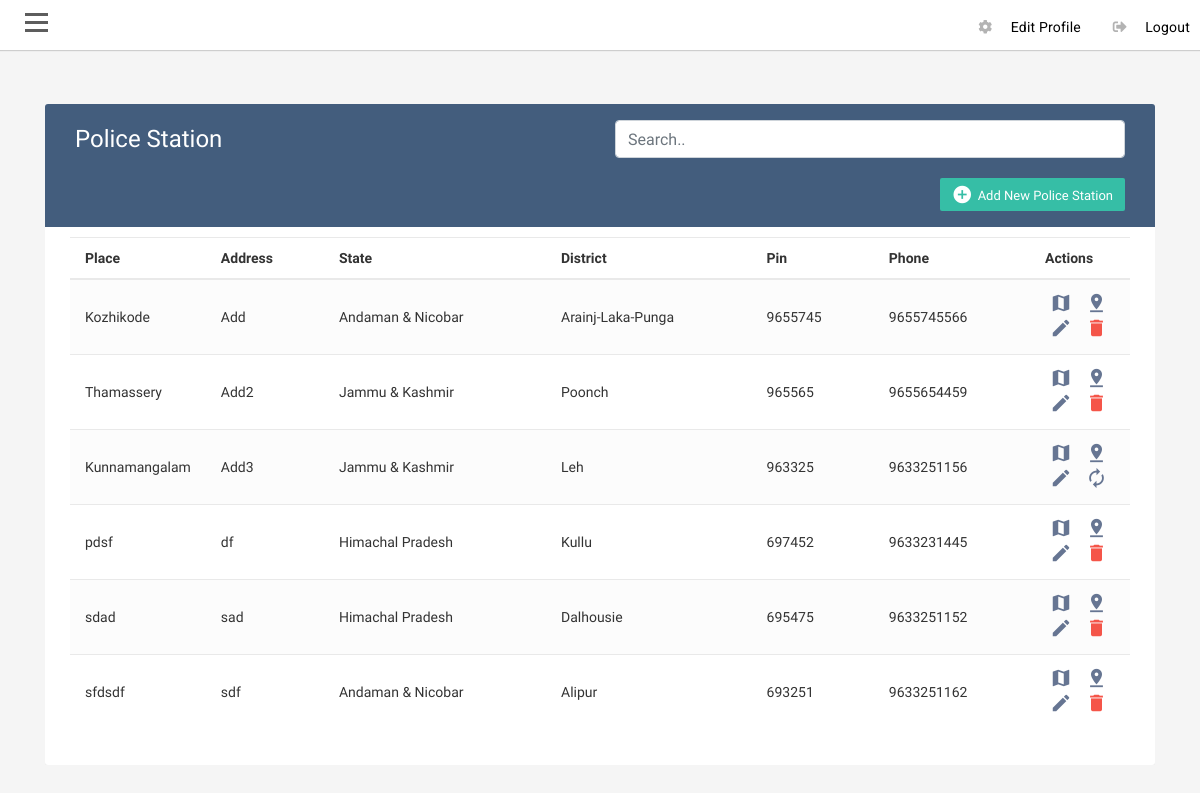
Page /admin/PoliceView.php (signed in) on the committed database.
### tables this page shows
CREATE TABLE `tbl_police` (
  `Pid` int(50) NOT NULL,
  `Pplace` varchar(100) NOT NULL,
  `Padd` varchar(200) NOT NULL,
  `state_id` int(11) NOT NULL,
  `city_id` int(11) NOT NULL,
  `Ppin` int(50) NOT NULL,
  `Pphno` varchar(100) NOT NULL,
  `Plat` varchar(100) NOT NULL,
  `Plon` varchar(100) NOT NULL,
  `Pstatus` int(20) NOT NULL
);

CREATE TABLE `tbl_states` (
  `state_id` int(11) NOT NULL,
  `Name` text DEFAULT NULL,
  `status` int(10) NOT NULL DEFAULT 1
);

CREATE TABLE `tbl_cities` (
  `city_id` int(11) NOT NULL,
  `Name` text DEFAULT NULL,
  `state_id` int(11) DEFAULT NULL,
  `status` int(10) NOT NULL DEFAULT 1
);

### fun.php (called while the page is built, shortened)
<?php
function sessioncheck(){
    if (!isset($_SESSION['loginid'])){
        return false;
    } else {
        return true;
    }
}
?>

### admin/PoliceView.php (the view, shortened to what this page needs)
<?php
require('../fun.php');
$con = connect();
if(sessioncheck() == false)
{
header('Location: ../login.php');
}
else
{
  ?>
<html lang="en">
  <head>
    <link rel="stylesheet" href="https://stackpath.bootstrapcdn.com/bootstrap/4.1.3/css/bootstrap.min.css">
    <link rel="stylesheet" href="https://stackpath.bootstrapcdn.com/bootstrap/4.5.2/css/bootstrap.min.css">
    <link rel="stylesheet" href="https://stackpath.bootstrapcdn.com/bootstrap/4.5.0/css/bootstrap.min.css">
    <link rel="stylesheet" href="https://maxcdn.bootstrapcdn.com/font-awesome/4.7.0/css/font-awesome.min.css">
    <link rel="stylesheet" type="text/css" href="../css/dash_style.css">
    <link rel="stylesheet" type="text/css" href="../css/viewTbl.css">
    <link rel="stylesheet" type="text/css" href="../css/registraion_form.css">
    <link rel="stylesheet" type="text/css" href="../css/registration_form1.css">
       <link rel="stylesheet" href="https://use.fontawesome.com/releases/v5.7.2/css/all.css"
>
  </head>
  <body>
  <div id="wrapper">
        <div id="page-content-wrapper">
        <div id="content">
       <div class="container-fluid p-0 px-lg-0 px-md-0">
        <nav class="navbar navbar-expand navbar-light my-navbar">
            <div type="button"  id="bar" class="nav-icon1 hamburger animated fadeInLeft is-closed" data-toggle="offcanvas">
               <span></span>
			    <span></span>
				 <span></span>
            </div>
          <ul class="navbar-nav ml-auto">
              <li class="nav-item dropdown no-arrow">
                              <a class="dropdown-item" href="#" data-toggle="modal" data-target="#EdiPassModal">
                  <i class="fas fa fa-cog fa-sm fa-fw mr-2 text-gray-400"></i>
                  Edit Profile
                </a>
            </li>
             <li class="nav-item dropdown no-arrow">
                  <a class="dropdown-item" href="#"  id="logout" data-toggle="modal" data-target="#logoutModal">
                  <i class="fas fa-sign-out-alt fa-sm fa-fw mr-2 text-gray-400"></i>
                  Logout
                </a>
            </li>
          </ul>
        </nav>
<div class="row"  id="stu_view">
<div class="col-md-12 mt-4">
<div class="container-xl">
<div class="table-responsive">
<div class="table-wrapper">
<div class="table-title">
<div class="row">
  <div class="col-sm-6">
    <h2>Police Station</h2>
  </div>
  <div class="col-sm-6">
    <input class="form-control" id="myInput" type="text" placeholder="Search..">
    <br>
    <a href="AddPolice.php" class="btn btn-success"><i class="material-icons">&#xE147;</i> <span>Add New Police Station</span></a>
  </div>
</div>
</div>
<table class="table table-striped table-hover">
<thead>
  <tr>
    <th>Place</th>
    <th>Address</th>
    <th>State</th>
    <th>District</th>
    <th>Pin</th>
    <th>Phone</th>
    <th>Actions</th>
  </tr>
</thead>
<tbody id="myTable">
  <?php
        $qs2=mysqli_query($con,"SELECT * FROM `tbl_police`")or die("Sign in Error");
        if(mysqli_num_rows($qs2)>0)
        {
        while($sv2 = mysqli_fetch_array($qs2))
        {
        ?>
        <tr>
        <td><?php echo $sv2['Pplace']; ?></td>
        <td><?php echo $sv2['Padd']; ?></td>
        <?php
             $s=$sv2['state_id'];
             $s1=mysqli_query($con,"SELECT * FROM `tbl_states` WHERE `state_id`=$s")or die("Sign in Error q1");
             $row1 = mysqli_fetch_array($s1);
             ?>
        <td><?php echo $row1['Name']; ?></td>
        <?php
            $d=$sv2['city_id'];
            $d1=mysqli_query($con,"SELECT * FROM `tbl_cities` WHERE `city_id`=$d AND `state_id`=$s")or die("Sign in Error q1");
           $row2 = mysqli_fetch_array($d1);
          ?>
        <td><?php echo $row2['Name']; ?></td>
        <td><?php echo $sv2['Ppin']; ?></td>
        <td><?php echo $sv2['Pphno']; ?></td>
        <td>
          <a href="#" data-target="#CustViewMapModel" id="<?php echo $sv2['Pid']; ?>" class="CustViewMap"  data-toggle="modal" data-lat="<?php echo $sv2['Plat']; ?>" data-lng="<?php echo $sv2['Plon']; ?>"><i class="material-icons" data-toggle="tooltip" title="View on Map">map</i></a>
          <a href="#" class="editPolice" data-target="#editPoliceModel" id="<?php echo $sv2['Pid']; ?>" data-toggle="modal" data-lat1="<?php echo $sv2['Plat']; ?>" data-lng1="<?php echo $sv2['Plon']; ?>"><i class="material-icons" data-toggle="tooltip" title="Edit">pin_drop</i></a>
          <a href="#" class="editPolice1" data-target="#editPoliceModel1" id="<?php echo $sv2['Pid']; ?>" data-toggle="modal"><i class="material-icons" data-toggle="tooltip" title="Edit">&#xE254;</i></a>
          <?php
          if($sv2['Pstatus'])
          {
          ?>
          <a href="#" id="<?php echo $sv2['Pid']; ?>" class="delete deleteCust" data-toggle="modal"><i class="material-icons" data-toggle="tooltip" title="Delete">&#xE872;</i></a>
          <?php
          }
          else {
            ?>
            <a href="#" id="<?php echo $sv2['Pid']; ?>" class="reassig reassignCust" data-toggle="modal"><i class="material-icons" data-toggle="tooltip" title="Make as Active">autorenew</i></a>
            <?php
          }
          ?>
        </td>
      </tr>
    <?php
  }
  }
      else
      {
      ?>
      <tr>
      <td colspan="7"><center>Not Yet Regiestered  !!!!</center></td>
      </tr>
      <?php
      }
      ?>
</tbody>
</table>
</div>
</div>
</div>
</div>
</div>
      </div>
    </div>
</div>
</div>
  </body>
</html>
<?php } ?>

### css/dash_style.css (style rules this page uses)
body { position: relative; overflow-x:hidden; background: #f7f7fc; font-family: 'Roboto', sans-serif; }
body, html { height: 100%; }
.navbar-nav > li > a ,.submenu-box ul li a { color:black; text-transform: capitalize; font-size: 14px; padding:10px 10px 10px 20px!important; display: block; font-weight: 400; position: relative; z-index: 2; font-family: 'Roboto', sans-serif; letter-spacing: .2px; }
.navbar-nav li { display:block!important; margin:2px 0px; }
.navbar-nav > li > a i:before { margin:0px 5px 0px 0px; font-size:14px; }
#page-content-wrapper { width: 100%; transition: all 0.5s ease; }
.nav-icon1 { z-index: 999; position:relative; display: block; width:23px; margin:0px 30px 0px 25px; cursor:pointer; height: 25px; }
.nav-icon1 span { position:absolute; top:0; width:100%; height:3px; cursor:pointer; background-color:#5d5d5d; left:0; transform:rotate(0deg); transition:.30s ease-in-out; }
.nav-icon1 span:nth-of-type(1) { top:0; }
.nav-icon1 span:nth-of-type(2) { top:8px; }
.nav-icon1 span:nth-of-type(3) { top:16px; }
.my-navbar { padding:0px; background-color:white; box-shadow: 0 1px 1px 0 rgba(0,0,0,.16); }
.navbar-nav > li > a >i { font-size: 18px; color:#b3b3b3; margin:8px 0px 0px 0px; padding:0px; }
.dropdown, .dropleft, .dropright, .dropup { position: relative; }
.btn-success { color: #fff; background-color: #36bea6; border-color: #36bea6; }
.table td, .table th { padding: 1rem; font-size:14px; color:#333; vertical-align: top; border-top: 1px solid #dee2e6; }

### css/viewTbl.css (style rules this page uses)
body { color: #566787; background: #f5f5f5; font-family: 'Varela Round', sans-serif; font-size: 13px; }
.table-responsive { margin: 30px 0; }
.table-wrapper { background: #fff; padding: 20px 25px; border-radius: 3px; min-width: 1000px; box-shadow: 0 1px 1px rgba(0,0,0,.05); }
.table-title { padding-bottom: 15px; background: #435d7d; color: #fff; padding: 16px 30px; min-width: 100%; margin: -20px -25px 10px; border-radius: 3px 3px 0 0; }
.table-title h2 { margin: 5px 0 0; font-size: 24px; }
.table-title .btn { color: #fff; float: right; font-size: 13px; border: none; min-width: 50px; border-radius: 2px; border: none; outline: none !important; margin-left: 10px; }
.table-title .btn i { float: left; font-size: 21px; margin-right: 5px; }
.table-title .btn span { float: left; margin-top: 2px; }
table.table tr th, table.table tr td { border-color: #e9e9e9; padding: 12px 15px; vertical-align: middle; }
table.table tr th:first-child { width: 60px; }
table.table tr th:last-child { width: 100px; }
table.table-striped tbody tr:nth-of-type(odd) { background-color: #fcfcfc; }
table.table td:last-child i { opacity: 0.9; font-size: 22px; margin: 0 5px; }
table.table td a { font-weight: bold; color: #566787; display: inline-block; text-decoration: none; outline: none !important; }
table.table td a.delete { color: #F44336; }
table.table td i { font-size: 19px; }

### rows in the picture
tbl_police: Pplace "Kozhikode", Padd "Add", state.Name "Andaman & Nicobar", city.Name "Arainj-Laka-Punga", Ppin "9655745", Pphno "9655745566"
tbl_police: Pplace "Thamassery", Padd "Add2", state.Name "Jammu & Kashmir", city.Name "Poonch", Ppin "965565", Pphno "9655654459"
tbl_police: Pplace "Kunnamangalam", Padd "Add3", state.Name "Jammu & Kashmir", city.Name "Leh", Ppin "963325", Pphno "9633251156"
tbl_police: Pplace "pdsf", Padd "df", state.Name "Himachal Pradesh", city.Name "Kullu", Ppin "697452", Pphno "9633231445"
tbl_police: Pplace "sdad", Padd "sad", state.Name "Himachal Pradesh", city.Name "Dalhousie", Ppin "695475", Pphno "9633251152"
tbl_police: Pplace "sfdsdf", Padd "sdf", state.Name "Andaman & Nicobar", city.Name "Alipur", Ppin "693251", Pphno "9633251162"
